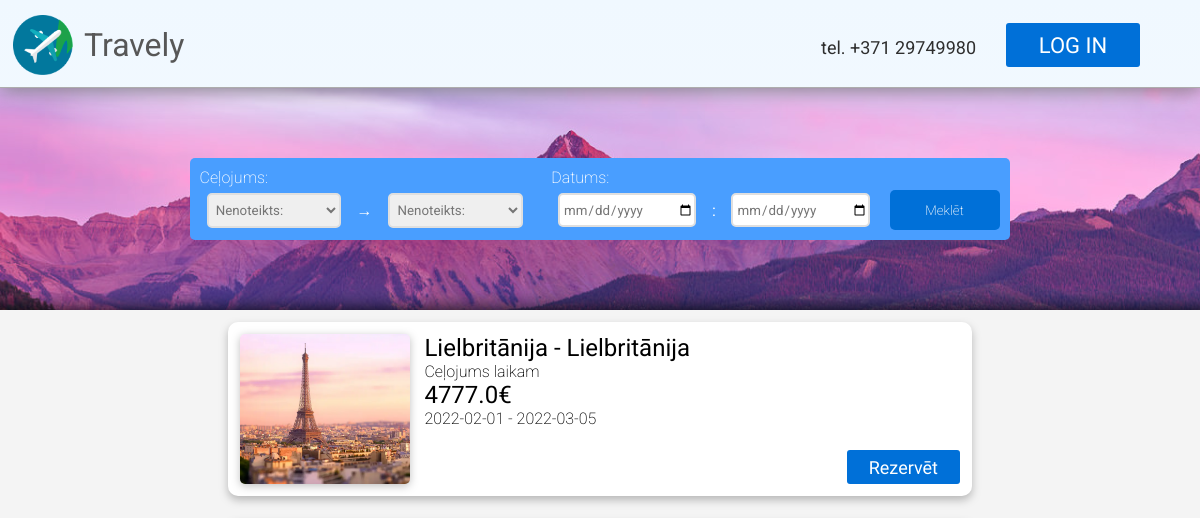
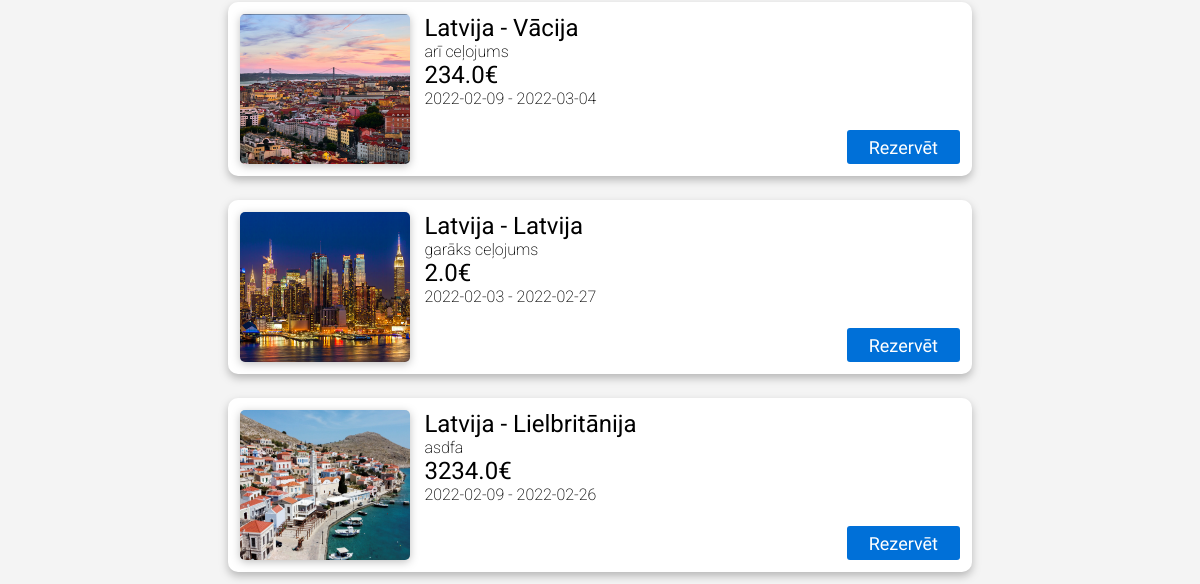
The app's page /catalogue, older data (2 pictures, top to bottom).
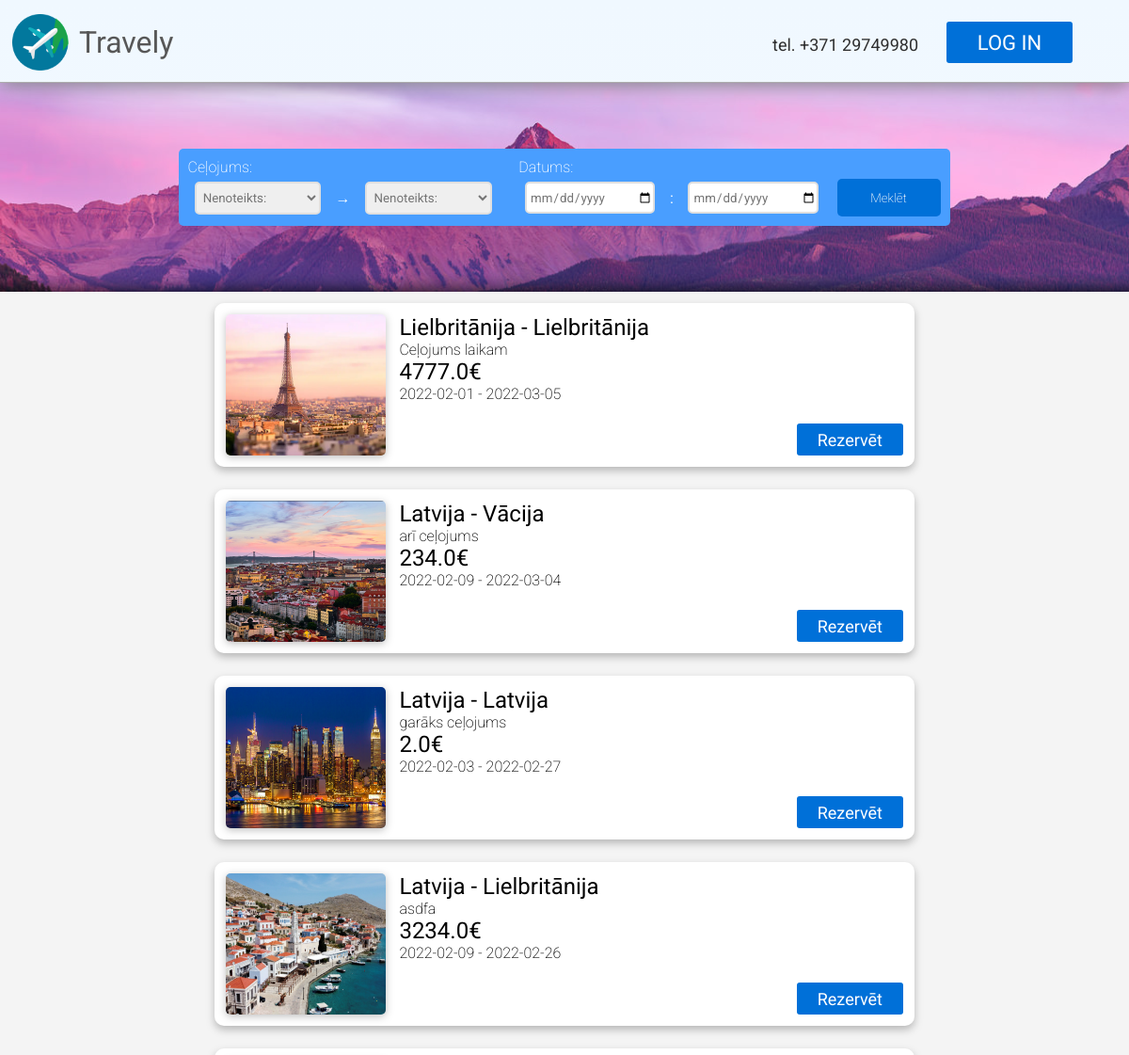
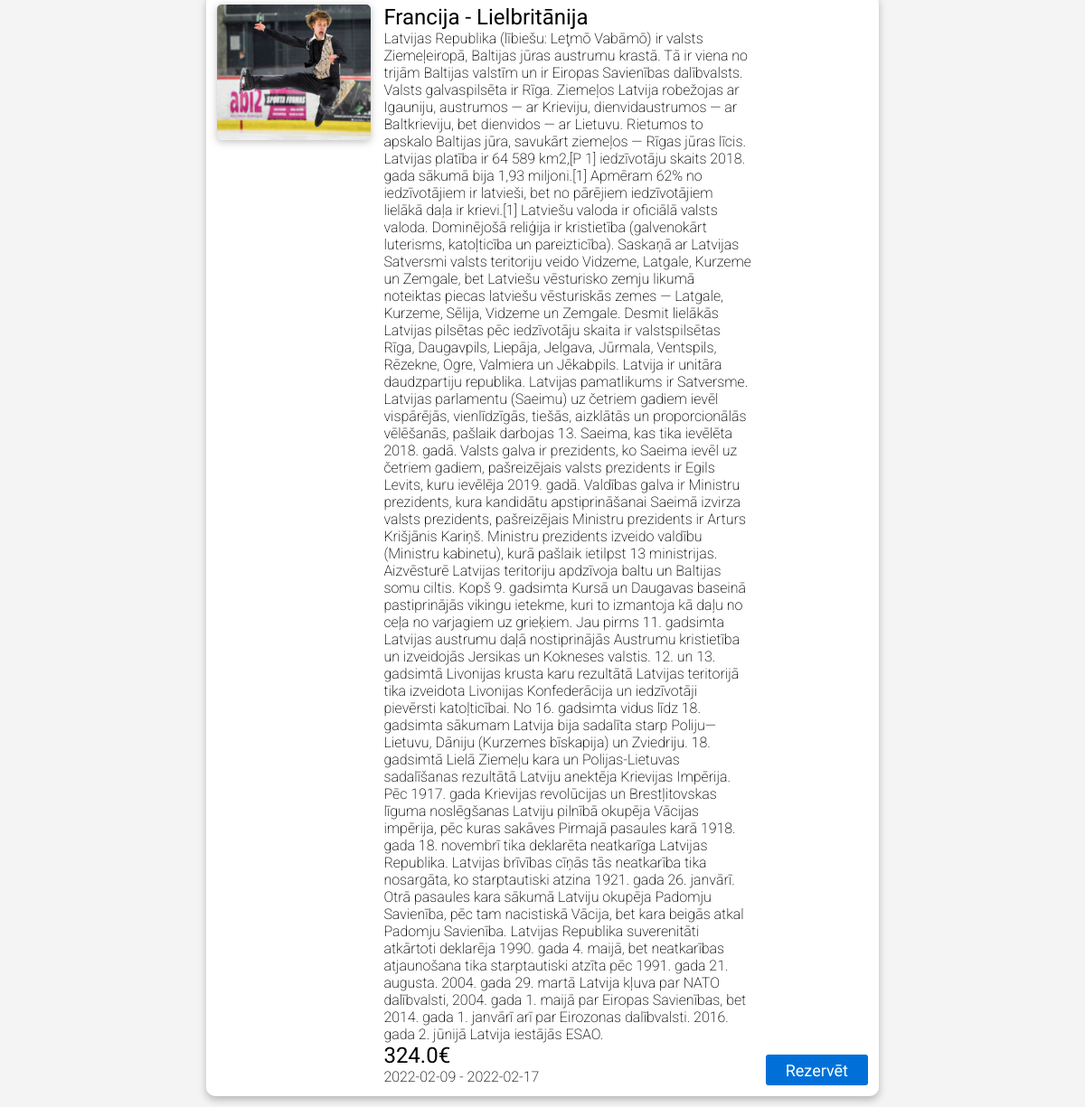
The same page, newer data (2 pictures, top to bottom).
### models.py (models this page shows, shortened)
class Trip(db.Model):
    id = db.Column(db.Integer, primary_key=True)
    agency_id = db.Column(db.Integer, db.ForeignKey("agency.id"))
    country_from = db.Column(db.Integer)
    country_to = db.Column(db.Integer)
    date_from = db.Column(db.Date)
    date_to = db.Column(db.Date)
    description = db.Column(db.String(280))
    cost = db.Column(db.Float)
    ticket_amount = db.Column(db.Integer)
    views = db.Column(db.Integer)
    img_file = db.Column(db.String(20), nullable=False, default='default.jpg')

class Country(db.Model):
    id = db.Column(db.Integer, primary_key=True)
    country = db.Column(db.String(48), nullable=False)
    abbreviation = db.Column(db.String(2), nullable=False)

### main.py (the view)
@app.route('/catalogue')
def celojumi():
    return render_template("catalogue.html", trips = Trip.query.all(), countries = Country.query.all())

### templates/catalogue.html (shortened to what this page needs)
{% extends "index.html" %}
{% block content %}
<div id="search-bar-back" class="one-pixel-search-back">
    <div class="catalogue-search-page">
        <div>
            <p>Ceļojums:</p>
            <div>
                <select name="from" id="from">
                    <option value="">Nenoteikts:</option>
                </select>
                →
                <select name="to" id="to">
                    <option value="">Nenoteikts:</option>
                </select>
            </div>
        </div>
        <div>
            <p>Datums:</p>
            <div>
                <input id="from_date" type="date" placeholder="No">
                :
                <input id="to_date" type="date" placeholder="Līdz">
            </div>
        </div>
        <button id="submit-button" class="search-button" type="submit">Meklēt</button>
    </div>
</div>
<div id="catalogue-list">
    {% if trips %}
        {% for trip in trips %}
            <div class="catalogue-list-element">
                <img src="{{ url_for('static', filename='/images/destinations/' + trip.img_file) }}" class="catalogue-list-element-img">
                <div class="catalogue-list-element-text">
                    <h2>{{ countries[trip.country_from - 1].country }} - {{ countries[trip.country_to - 1].country }}</h2>
                    <p>{{ trip.description }}</p>
                    <h2>{{ trip.cost }}€</h2>
                    <p>{{ trip.date_from }} - {{ trip.date_to }}</p>
                </div>
                <a href="/reservation/{{ trip.id }}" class="button" id="button-reserve">Rezervēt</a>
            </div>
        {% endfor %}
    {% endif %}
</div>
{% endblock %}

### templates/index.html (shortened to what this page needs)
<!DOCTYPE html>
<html lang="en">
<head>
    <link rel="stylesheet" href="../static/css/stylesheet.css">
</head>
<body>
    <div id="body-wrap">
        <header id="header-main">
            <a href="/" style="margin-left: 1%;"><img id="logo" src="../static/images/png.png" width="60" height="60" /></a>
            <a href="/" id="title">Travely</a>
            <a href="tel:+37129749980" id="number">tel. +371 29749980</h1>
            <a href="/log_in" class="button" id="button-login">LOG IN</a>
        </header>
        {% block content %}{% endblock %}
    </div>
</body>
</html>

### static/css/stylesheet.css (style rules this page uses)
* { margin:0; padding:0; }
body { font-family: 'Roboto', sans-serif; color:#575757; background-image: linear-gradient(aliceblue, white); background-repeat: no-repeat; }
h2 { font-weight: 400; }
p { font-weight: 200; }
a { text-decoration: none; }
a.button { display: inline-block; color: white !important; text-align: center; font-size: 22px !important; font-family: Thasadith; text-decoration: none; line-height: 42px; font-weight: normal !important; background-color: #0070D8; border-radius: 3px; padding-right: 22px; padding-left: 22px; padding-top: 2px; padding-bottom: 2px; }
#body-wrap { margin-left: auto; margin-right: auto; background-image: linear-gradient(aliceblue, white); background-repeat: no-repeat; max-width: 1919px; }
#logo { margin-top: 15px; margin-left: 1%; src: url(../images/background.png); }
#title { text-decoration: none; color: #575757; margin-left: 1%; vertical-align: text-bottom; font-weight: normal; font-size: 32px; line-height: 90px; }
#number { line-height: 96px; text-align:right; margin-left:auto; margin-right: 30px; font-size: 18px; color: #2e2e2e; }
#button-login { height:40px; width:90px; margin-top: 23px; margin-right:5%; border-radius: 3px; }
header { position: relative; display:flex; width: 100%; height: 75px; border-bottom: 1px solid #ADADAD; justify-content: center; box-shadow: 1px 1px 20px rgb(124, 124, 124); padding-bottom: 1%; }
#search-bar-back { display: flex; align-items: center; background-image: url(../images/search_bar_back_main.png); background-repeat: no-repeat; height: 222px; background-position: 50%; box-shadow: inset 0px -30px 20px -30px #000000; }
.catalogue-search-page { display: flex; background-color: rgb(73, 158, 255); width: 800px; margin-left: auto; margin-right: auto; padding: 10px; border-radius: 5px; align-items: flex-end; }
.catalogue-search-page > div { display: flex; justify-content: start; flex-wrap: wrap; }
.catalogue-search-page > div > p { color: white; }
.catalogue-search-page > div > div { display: flex; flex-direction: row; margin-left: 2%; gap: 5%; margin-top: 1%; height: 40px; color: white; align-items: center; }
.catalogue-search-page > div > div > select, .catalogue-search-page > div > div > input { border-radius: 5px; outline: none; border: 2px solid #dfdfdf; color: #757575; height: 30px; padding-left: 1%; font-family: 'Roboto', sans-serif; width: 150px; cursor: pointer; }
.catalogue-search-page > div > div > select { height: 35px; }
.catalogue-search-page > div > div > input::placeholder { color: #c1c2c4; }
.catalogue-search-page > button { border-radius: 5px; outline: none; border: none; background-color: #0070D8; color: white; font-family: 'Roboto', sans-serif; font-weight: 200; width: 15%; height: 40px; cursor: pointer; }
.one-pixel-search-back { margin-left: -1px }
#catalogue-list { background-color: #F4F4F4; max-width: 100%; width: 100%; display: flex; flex-direction: column; }
.catalogue-list-element { background-color: white; color:black; display: flex; flex-wrap: nowrap; flex-direction: row; padding: 1%; border-radius: 10px; gap: 2%; margin: 1%; width: 60%; filter: drop-shadow(0px 4px 4px rgba(0, 0, 0, 0.25)); margin-left: auto; margin-right: auto; }
.catalogue-list-element-img { width: 170px; height: 150px; filter: drop-shadow(0px 2px 4px rgba(0, 0, 0, 0.25)); border-radius: 5px; }
.catalogue-list-element-text { width: 70%; }
#button-reserve { font-size: 18px !important; height:30px; width:70px; line-height: 32px; margin-top: auto; margin-left: auto; }

Row changes from the older to the newer data that the page shows:
added Trip: img_file (picture), country_from.country "Francija", country_to.country "Lielbritānija", description "Latvijas Republika (lībiešu: Leţmō Vabāmō) ir valsts Ziemeļeiropā, Baltijas jūras austrumu krastā. Tā ir viena no trijām Baltijas valstīm un ir Eiropas Savienības dalībvalsts. Valsts galvaspilsēta ir Rīga. Ziemeļos Latvija robežojas ar Igauniju, austrumos — ar Krieviju, dienvidaustrumos — ar Baltkrieviju, bet dienvidos — ar Lietuvu. Rietumos to apskalo Baltijas jūra, savukārt ziemeļos — Rīgas jūras līcis. Latvijas platība ir 64 589 km2,[P 1] iedzīvotāju skaits 2018. gada sākumā bija 1,93 miljoni.[1] Apmēram 62% no iedzīvotājiem ir latvieši, bet no pārējiem iedzīvotājiem lielākā daļa ir krievi.[1] Latviešu valoda ir oficiālā valsts valoda. Dominējošā reliģija ir kristietība (galvenokārt…", cost "324.0", date_from "2022-02-09", date_to "2022-02-17"
